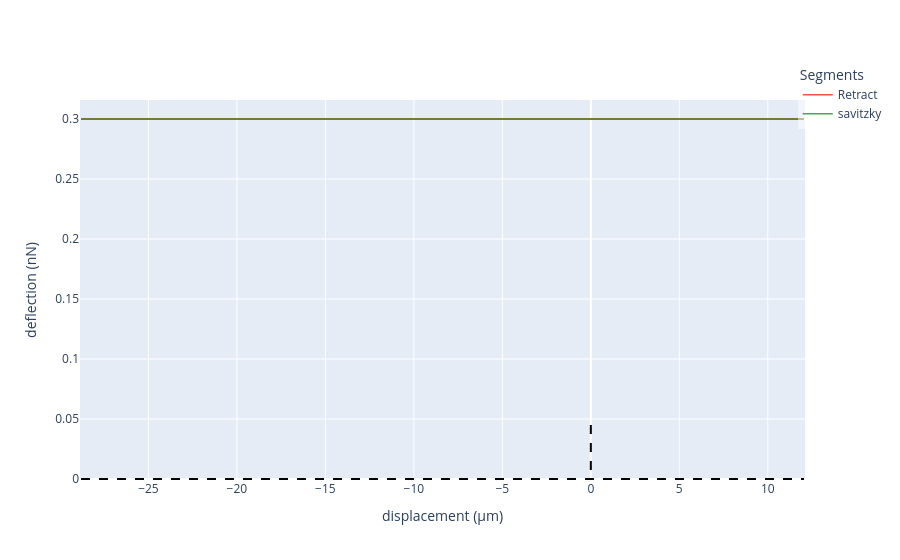

Write notebook code for a chart like this one.
### Code cell
import plotly.graph_objects as go

fig = go.Figure()

fig.add_trace(go.Scatter(
    x=ret_corrected_displacement,
    y=corrected_deflection_ret,
    mode='lines',
    name='Retract',
    line=dict(color='red', width=1.5),
    opacity=0.7
))

# fig.add_trace(go.Scatter(
#     x=ret_corrected_displacement,
#     y=smooth_defl,
#     mode='lines',
#     name='Smoothed Derivative',
#     line=dict(color='blue', width=1.5, dash='dash'),
#     opacity=0.7
# ))

fig.add_trace(go.Scatter(
    x=ret_corrected_displacement,
    y=savitz_defl,
    mode='lines',
    name='savitzky',
    line=dict(color='green', width=1.5),
    opacity=0.7
))

# Add horizontal and vertical lines at y=0 and x=0
fig.add_shape(type='line',
              x0=ret_corrected_displacement.min(),
              x1=ret_corrected_displacement.max(),
              y0=0, y1=0,
              line=dict(color='black', dash='dash'))
fig.add_shape(type='line',
              x0=0, x1=0,
              y0=y_lower_limit, y1=max_positive_value*1.1,
              line=dict(color='black', dash='dash'))

fig.update_layout(
    xaxis_title='displacement (μm)',
    yaxis_title='deflection (nN)',
    legend=dict(title='Segments', bgcolor='rgba(255,255,255,0.5)', x=0.99, y=1.1),
    showlegend=True
)

fig.show()

### Figure 1 — Plotly figure (JSON) as saved in the notebook; plotly's stock layout.template omitted (floating-point values rounded to 4 significant figures; data arrays with more than 128 entries replaced by an {"elided": "..."} marker saying what was removed)
{"data": [{"line": {"color": "red", "width": 1.5}, "mode": "lines", "name": "Retract", "opacity": 0.7, "type": "scatter", "x": {"elided": "26032 float values"}, "y": {"elided": "26032 float values"}}, {"line": {"color": "green", "width": 1.5}, "mode": "lines", "name": "savitzky", "opacity": 0.7, "type": "scatter", "x": {"elided": "26032 float values"}, "y": {"elided": "26032 float values"}}], "layout": {"legend": {"bgcolor": "rgba(255,255,255,0.5)", "title": {"text": "Segments"}, "x": 0.99, "y": 1.1}, "shapes": [{"line": {"color": "black", "dash": "dash"}, "type": "line", "x0": -28.81, "x1": 12.05, "y0": 0, "y1": 0}, {"line": {"color": "black", "dash": "dash"}, "type": "line", "x0": 0, "x1": 0, "y0": 0.045, "y1": 5.754e-09}], "showlegend": true, "xaxis": {"title": {"text": "displacement (μm)"}}, "yaxis": {"title": {"text": "deflection (nN)"}}}}
